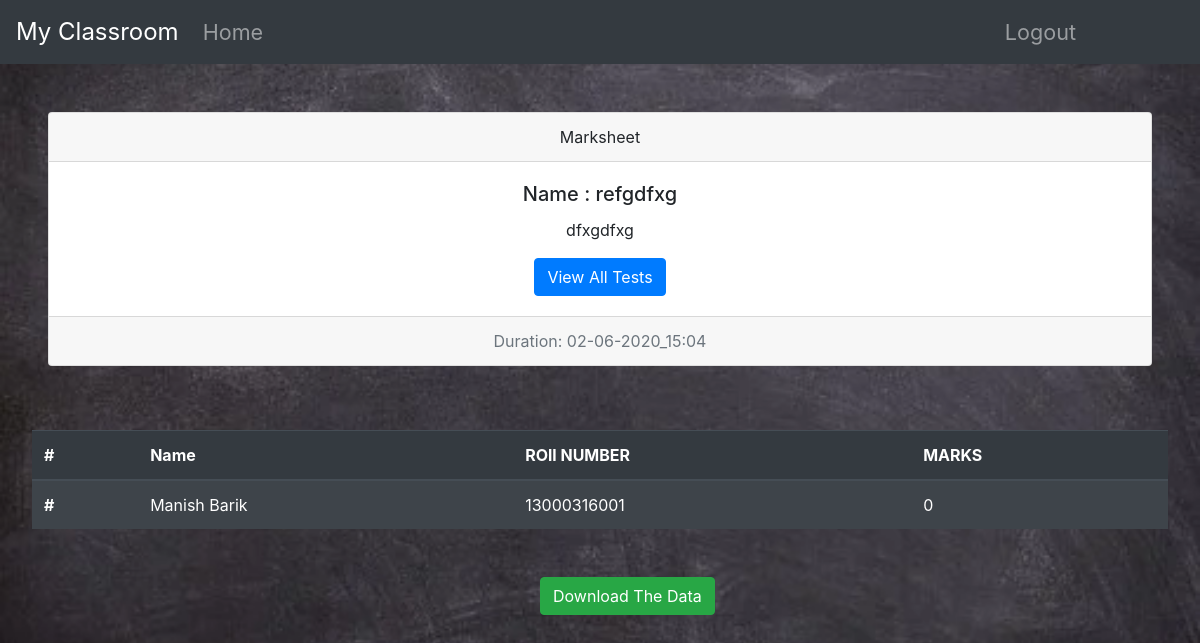
/marksheet?test_id=130_EC105_1592597727.8451278 (signed in), run on the app's committed database.
### tables this page shows
CREATE TABLE clrtest(cls_id text, test_id text, test_name text, test_desc text, test_time text, test_dur text);

CREATE TABLE user(
user_id text PRIMARY KEY,
clg_id text,
name text NOT NULL,
password text,
occ text,
roll text
, about text, pic text, phone text, social text);

### server.py (the view)
@app.route('/marksheet',methods=["GET"])
def marksheet():
	if not check_session(): return redirect(url_for('login'))
	test_id=request.args.get("test_id")
	marks=test.getAllResults(c,test_id)
	cls_id=test_id.split("_")[1]
	details=test.getDetails(c,test_id)
	return render_template("marksheet.html",marks=marks,d=details,occ=session['user']['occ'],cls_id=cls_id,test_id=test_id)

### Data_Models/Test.py (called while the page is built)
	@staticmethod
	def getDetails(c,test_id):
		c.execute("select * from clrtest where test_id=?",(test_id,))
		dl=c.fetchone()
		t=dl[4].split("T")[0]
		t=t.split("-")
		t=reversed(t)
		t="-".join(t)
		test_time=t+"_"+dl[4].split("T")[1]
		return {'cls_id':dl[0],'test_id':dl[1],'test_name':dl[2],'test_desc':dl[3],'test_time':test_time,'test_dur':dl[5],'test_t':dl[4]}

### server.py (called while the page is built)
def check_session():
	if 'user' in session:
		return True
	return False

### Template/marksheet.html (shortened to what this page needs)
<!DOCTYPE html>
<html>
<head>
	<link rel="stylesheet" href="https://stackpath.bootstrapcdn.com/bootstrap/4.5.0/css/bootstrap.min.css">
</head>
<body>
	<nav class="navbar navbar-expand-lg navbar-dark bg-dark navbar-static-top" style="font-size: large;">
		<a class="navbar-brand" href="#" style="font-size:x-large;">My Classroom</a>
		<div class="collapse navbar-collapse" id="navbarNav" style="font-size: larger;">
		  <ul class="navbar-nav mr-auto">
			<li class="nav-item ">
			  <a class="nav-link" href="#">Home </a>
			</li>
		  </ul>
		  <ul class="navbar-nav " style="margin-right: 100px;">
			<li class="nav-item">
				<a class="nav-link" href="/logout"> Logout</a>
			</li>
		</ul>
		</div>
	  </nav>
<div class="assinmentDetails" style="padding: 3em;">
 <div class="card text-center">
	<div class="card-header">
		Marksheet
	</div>
	<div class="card-body">
	  <h5 class="card-title">Name : {{ d.test_name}}</h5>
	  <p class="card-text">{{ d.test_desc }}</p>
	  <a href="{{ url_for('view_test',cls_id=cls_id) }}" class="btn btn-primary">View All Tests</a>
	</div>
	<div class="card-footer text-muted">
		Duration: {{ d.test_time }}
	</div>
  </div>
</div>
<div class="ass_log" style="padding: 1em;margin: 1em; padding-top: 0em;">
<table class="table table-striped table-dark">
	<thead>
	  <tr>
		<th scope="col">#</th>
		<th scope="col">Name</th>
		<th scope="col">ROll NUMBER</th>
		<th scope="col">MARKS</th>
	  </tr>
	</thead>
	<tbody>
		{% for mark in marks %}
	  <tr>
		<th scope="row">#</th>
		<td> {{ mark.name }}</td>
		<td>{{ mark.roll }}</td>
		<td>{{ mark.marks }}</td>
		{% endfor %}
	</tbody>
  </table>
  </div>
{% if occ=='teacher' %}
<a class="btn btn-success" style="margin-left: 45%;" href="/retrieve_file?file_name={{ test_id }}.xlsx">Download The Data</a>
{% endif %}
</body>
</html>

### Template/marksheet.html (style rules this page uses)
body { background-image: url('/static/img/bg6.webp'); background-repeat: no-repeat; background-attachment: fixed; background-size: 100% 100%; }

### data on the page
clrtest: test_name "refgdfxg", test_desc "dfxgdfxg"
user: name "Manish Barik", roll "13000316001"

### other printed values
{{ d.test_time }} "02-06-2020_15:04"
{{ mark.marks }} "0"
